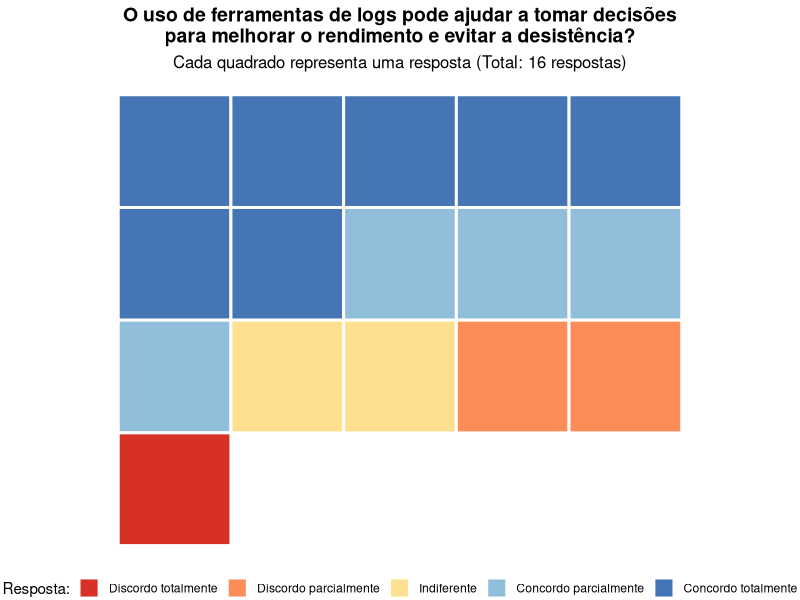
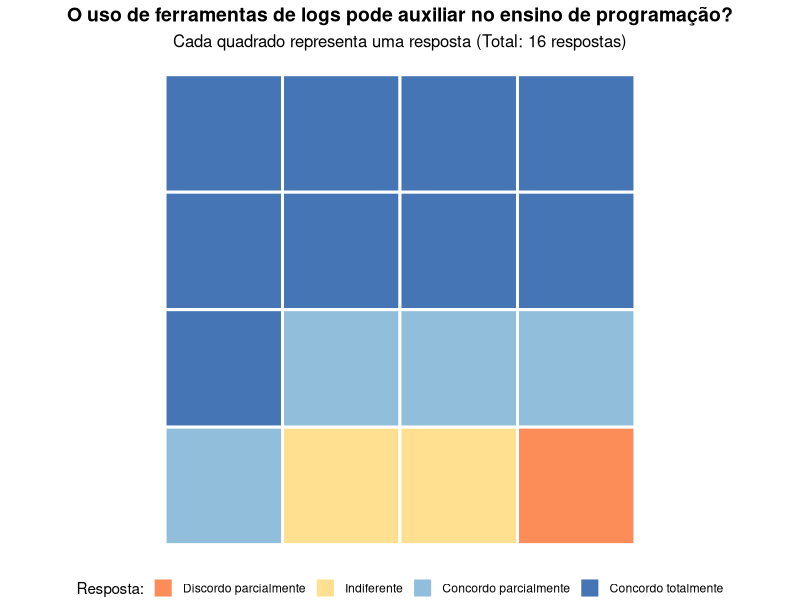
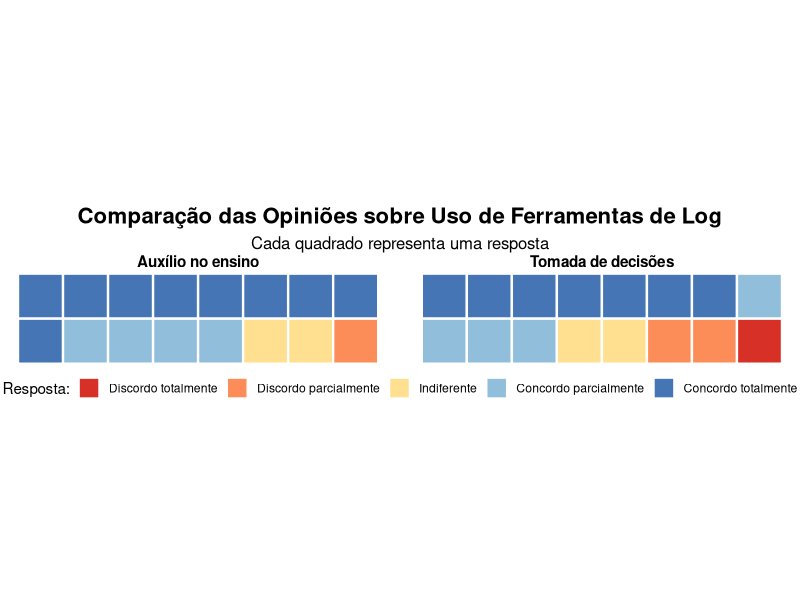
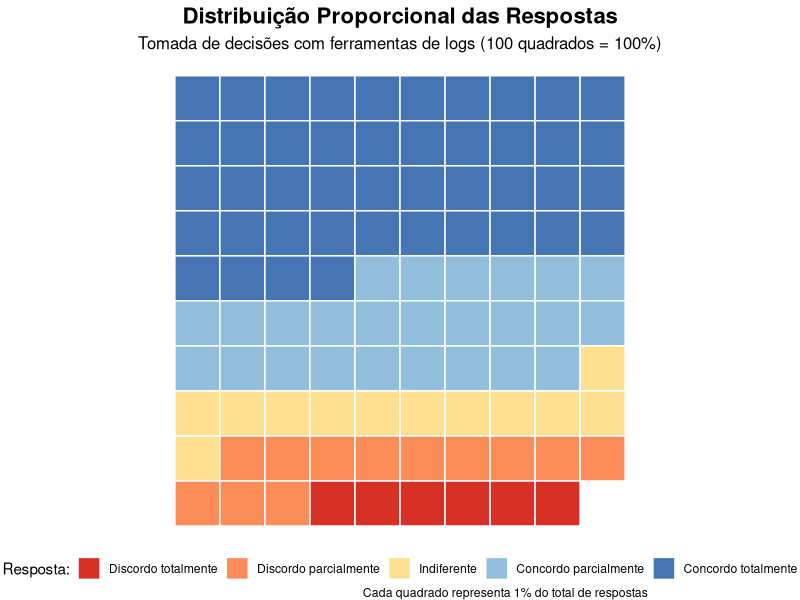

Generate these figures, in order, with R:
library(ggplot2)
library(dplyr)

# Dados fornecidos
dados <- data.frame(
  instituicao = c("PUCPR", "UTFPR", "IFTO", "IFAM", "IFTO", "IFTO", "IFAM", 
                  "IFAM", "IFAM", "UEA", "TJTO", "IFPA", "UTFPR", "PUCPR"),
  pergunta1 = c("Indiferente", "Concordo parcialmente", "Indiferente", "Concordo totalmente",
                "Concordo totalmente", "Concordo totalmente", "Discordo totalmente",
                "Discordo parcialmente", "Discordo parcialmente", "Concordo parcialmente", 
                "Concordo totalmente", "Concordo parcialmente", "Concordo totalmente", 
                "Concordo totalmente"),
  pergunta2 = c("Indiferente", "Discordo parcialmente", "Concordo parcialmente", "Concordo totalmente",
                "Concordo totalmente", "Concordo totalmente", "Concordo parcialmente",
                "Concordo parcialmente", "Indiferente", "Concordo parcialmente", 
                "Concordo totalmente", "Concordo parcialmente", "Concordo totalmente", 
                "Concordo totalmente")
)

# 1. WAFFLE CHART PARA PERGUNTA 1
# Contar as respostas para a pergunta 1
contagem_p1 <- table(dados$pergunta1)
print(contagem_p1)

# Expandir para 100 quadrados (proporcionalmente)
vals_p1 <- c(
  "Concordo totalmente" = 7,
  "Concordo parcialmente" = 4,
  "Indiferente" = 2,
  "Discordo parcialmente" = 2,
  "Discordo totalmente" = 1
)

# Criar dataframe expandido
df_p1 <- data.frame(
  val = rep(names(vals_p1), times = vals_p1),
  id = seq_len(sum(vals_p1))
)

# Calcular colunas e linhas (5x5 grid)
df_p1$col <- ((df_p1$id-1) %% 5) + 1
df_p1$row <- floor((df_p1$id-1)/5) + 1

# Definir ordem das respostas e cores
ordem_respostas <- c("Discordo totalmente", "Discordo parcialmente", "Indiferente", 
                     "Concordo parcialmente", "Concordo totalmente")
cores <- c("Discordo totalmente" = "#d73027", 
           "Discordo parcialmente" = "#fc8d59", 
           "Indiferente" = "#fee090", 
           "Concordo parcialmente" = "#91bfdb", 
           "Concordo totalmente" = "#4575b4")

df_p1$val <- factor(df_p1$val, levels = ordem_respostas)

# Plotar waffle chart para pergunta 1
ggplot(df_p1, aes(x = col, y = -row, fill = val)) +
  geom_tile(color = "white", size = 1) + 
  coord_equal() + 
  scale_fill_manual(values = cores, name = "Resposta:") +
  labs(title = "O uso de ferramentas de logs pode ajudar a tomar decisões\npara melhorar o rendimento e evitar a desistência?",
       subtitle = "Cada quadrado representa uma resposta (Total: 16 respostas)") +
  theme_void() +
  theme(
    plot.title = element_text(hjust = 0.5, face = "bold", size = 14),
    plot.subtitle = element_text(hjust = 0.5, size = 12),
    legend.position = "bottom"
  )

# 2. WAFFLE CHART PARA PERGUNTA 2
# Contar as respostas para a pergunta 2
contagem_p2 <- table(dados$pergunta2)
print(contagem_p2)

# Expandir para 100 quadrados (proporcionalmente)
vals_p2 <- c(
  "Concordo totalmente" = 9,
  "Concordo parcialmente" = 4,
  "Indiferente" = 2,
  "Discordo parcialmente" = 1
)

# Criar dataframe expandido
df_p2 <- data.frame(
  val = rep(names(vals_p2), times = vals_p2),
  id = seq_len(sum(vals_p2))
)

# Calcular colunas e linhas (4x4 grid)
df_p2$col <- ((df_p2$id-1) %% 4) + 1
df_p2$row <- floor((df_p2$id-1)/4) + 1

df_p2$val <- factor(df_p2$val, levels = ordem_respostas)

# Plotar waffle chart para pergunta 2
ggplot(df_p2, aes(x = col, y = -row, fill = val)) +
  geom_tile(color = "white", size = 1) + 
  coord_equal() + 
  scale_fill_manual(values = cores, name = "Resposta:") +
  labs(title = "O uso de ferramentas de logs pode auxiliar no ensino de programação?",
       subtitle = "Cada quadrado representa uma resposta (Total: 16 respostas)") +
  theme_void() +
  theme(
    plot.title = element_text(hjust = 0.5, face = "bold", size = 14),
    plot.subtitle = element_text(hjust = 0.5, size = 12),
    legend.position = "bottom"
  )

# 3. WAFFLE CHART COMBINADO (DUAS PERGUNTAS)
# Juntar os dados das duas perguntas
df_combined <- bind_rows(
  df_p1 %>% mutate(pergunta = "Tomada de decisões"),
  df_p2 %>% mutate(pergunta = "Auxílio no ensino")
)

# Ajustar coordenadas para visualização combinada
df_combined <- df_combined %>%
  group_by(pergunta) %>%
  mutate(
    new_id = row_number(),
    new_col = ((new_id-1) %% 8) + 1,
    new_row = floor((new_id-1)/8) + 1
  ) %>%
  ungroup()

# Plotar waffle chart combinado
ggplot(df_combined, aes(x = new_col, y = -new_row, fill = val)) +
  geom_tile(color = "white", size = 0.8) + 
  coord_equal() + 
  facet_wrap(~pergunta, ncol = 2) +
  scale_fill_manual(values = cores, name = "Resposta:") +
  labs(title = "Comparação das Opiniões sobre Uso de Ferramentas de Log",
       subtitle = "Cada quadrado representa uma resposta") +
  theme_void() +
  theme(
    plot.title = element_text(hjust = 0.5, face = "bold", size = 16),
    plot.subtitle = element_text(hjust = 0.5, size = 12),
    strip.text = element_text(face = "bold", size = 11),
    legend.position = "bottom"
  )

# 4. WAFFLE CHART PROPORCIONAL (100 QUADRADOS = 100%)
# Calcular proporções para a pergunta 1
proporcoes_p1 <- round(vals_p1 / sum(vals_p1) * 100)
df_prop_p1 <- data.frame(
  val = rep(names(proporcoes_p1), times = proporcoes_p1),
  id = seq_len(sum(proporcoes_p1))
)

# Calcular colunas e linhas (10x10 grid)
df_prop_p1$col <- ((df_prop_p1$id-1) %% 10) + 1
df_prop_p1$row <- floor((df_prop_p1$id-1)/10) + 1
df_prop_p1$val <- factor(df_prop_p1$val, levels = ordem_respostas)

# Plotar waffle chart proporcional
ggplot(df_prop_p1, aes(x = col, y = -row, fill = val)) +
  geom_tile(color = "white", size = 0.5) + 
  coord_equal() + 
  scale_fill_manual(values = cores, name = "Resposta:") +
  labs(title = "Distribuição Proporcional das Respostas",
       subtitle = "Tomada de decisões com ferramentas de logs (100 quadrados = 100%)",
       caption = "Cada quadrado representa 1% do total de respostas") +
  theme_void() +
  theme(
    plot.title = element_text(hjust = 0.5, face = "bold", size = 16),
    plot.subtitle = element_text(hjust = 0.5, size = 12),
    legend.position = "bottom"
  )

